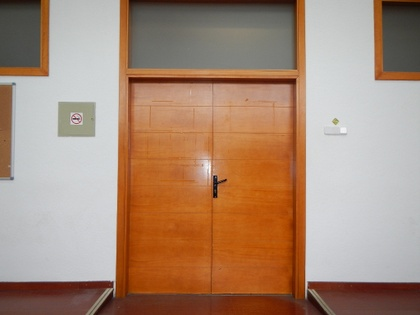
%> input picture percepcio/p2/img/image1.JPG, 420 x 315 px, shrunk from 512 x 384 before the run; its folder holds 4 pictures in this run
$ octave p2.m   (GNU Octave 9; MATLAB toolbox functions it lacks are replaced by stand-ins)
%> lines starting %> are read from the running program, lines starting %| are printed output that depends on the picture; in (x1, y1, x2, y2) boxes, pixels count from 0 and x2, y2 are one past the last pixel; in counts of white or black regions, pixels touching at a corner belong together; the program's own positions count from 1
%% Sistemes de Percepció: Pràctica 2
% 21739 - Percepció i Control per a Sistemes Encastats
% Grau en Enginyeria Informàtica

%% Detecció de contorns verticals de les portes

%% 1. Extracció de contorns
%  2. Implementació de la Transformada de Hough
%  3. Selecció de les N columnes

edge_algh = {'sobel','prewitt','roberts','log','zerocross','canny'};

for file = dir('img/*.jpg')'
    img = imread(strcat('img/', file.name));
%> img is the input picture: size 315x420x3 uint8; mean R, G, B 168.8, 138.7, 118.1
    img_gray = rgb2gray(img);
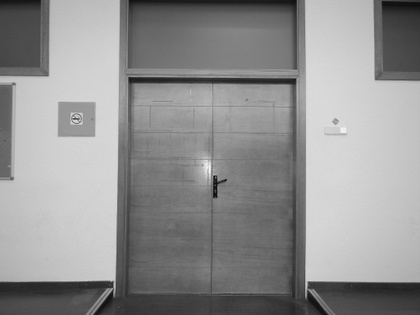
%> img_gray: size 315x420 uint8; min 4, max 251, mean 145.4
    f = figure;
    for i = 1:numel(edge_algh)
        algh = edge_algh{i};
        subplot(3,2,i); edge(img_gray, algh); title(algh);
    end
    filename = file.name(1:strfind(file.name, '.') - 1);
    print(f, strcat(filename, '_edges'), '-dpng');
end
%> pass 2 of the loop `for file = dir('img/*.jpg')'`:
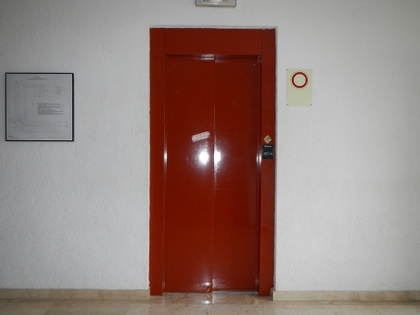
%> input picture percepcio/p2/img/image2.JPG, 420 x 315 px, shrunk from 512 x 384 before the run
%> img is the input picture: size 315x420x3 uint8; mean R, G, B 149.7, 129.8, 124.9
%> `img_gray = rgb2gray(img);`:
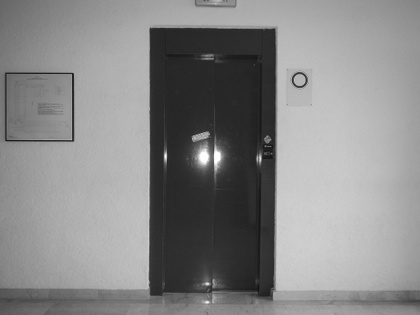
%> img_gray: size 315x420 uint8; min 15, max 255, mean 135.2
%> pass 3 of the loop `for file = dir('img/*.jpg')'`:
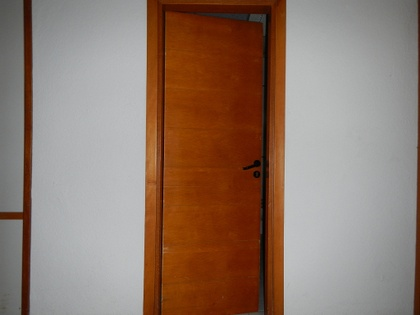
%> input picture percepcio/p2/img/image3.JPG, 420 x 315 px, shrunk from 512 x 384 before the run
%> img is the input picture: size 315x420x3 uint8; mean R, G, B 143.6, 120.9, 107.6
%> `img_gray = rgb2gray(img);`:
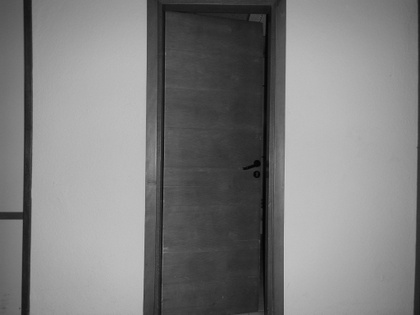
%> img_gray: size 315x420 uint8; min 2, max 203, mean 126.1
%> the loop made 4 passes; the first 3 are shown

if strcmpi(Util.defaultQuestion(), 'no'); close all; return; end;
close all;
%> the answer given: Yes

%% After try with all algorithms we decide that 'sobel' is better.

for file = dir('img/*.jpg')'
    filename = file.name(1:strfind(file.name, '.') - 1);

    img = imread(strcat('img/', file.name));
    img_gray = rgb2gray(img);
    img_edges = edge(img_gray, 'sobel', 0.1, 'vertical');
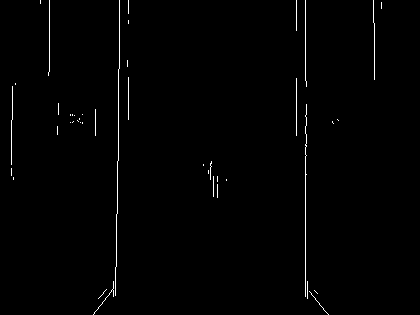
%> img_edges: size 315x420 logical; 0.93% white in thin lines or dots, all inside (x1, y1, x2, y2) = (11, 0, 382, 315)

    % Hought Transform algorithm v2
%> (the run ends here)
